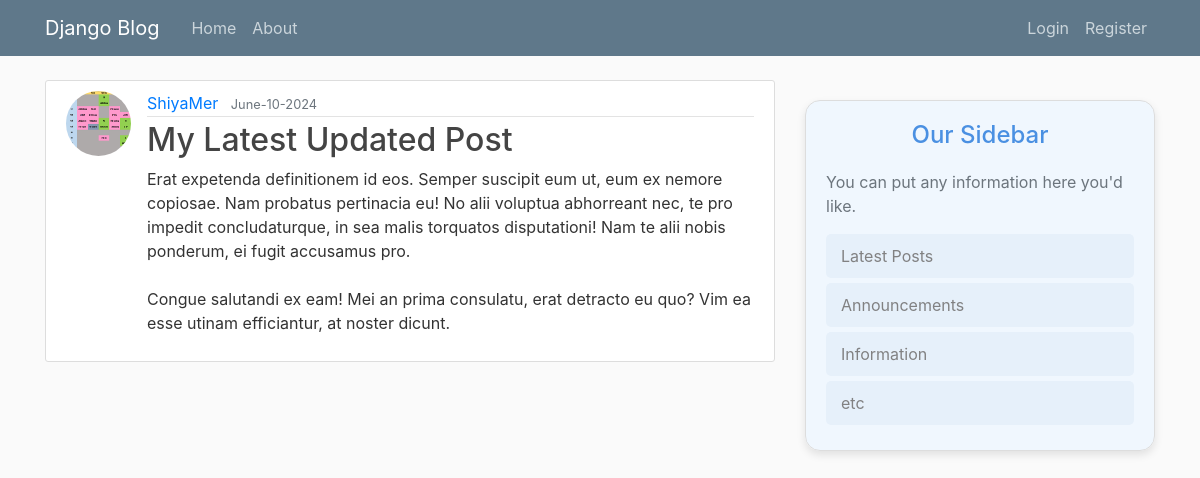
The page /post/29/ on the database its author committed.
### blog/models.py (models this page shows, shortened)
class Post(models.Model):
    title=models.CharField(max_length=100)
    content=models.TextField()
    date_posted=models.DateTimeField(default=timezone.now)
    author=models.ForeignKey(User,on_delete=models.CASCADE)

### users/models.py (models this page shows, shortened)
class Profile(models.Model):
    user=models.OneToOneField(User,on_delete=models.CASCADE)
    image=models.ImageField(default='default.jpg',upload_to='profile_pics')

### blog/views.py (the view)
# urls.py: path('post/<int:pk>/',PostDetailView.as_view(),name='post-detail'),
class PostDetailView(DetailView):
    model=Post

### blog/templates/blog/post_detail.html (shortened to what this page needs)
{% extends "blog/base.html" %}
{% block content%}
    <article class="media content-section">
      <img class="rounded-circle article-img" src="{{object.author.profile.image.url}}">
        <div class="media-body">
          <div class="article-metadata">
            <a class="mr-2" href="{%url 'user-posts' object.author.username%}">{{ object.author }}</a>
            <small class="text-muted">{{ object.date_posted|date:"F-d-Y"}}</small>
          </div>
          <h2 class="article-title" >{{ object.title }}</h2>
          <p class="article-content">{{ object.content }}</p>
        </div>
      </article>
{% endblock content%}

### blog/static/blog/main.css (style rules this page uses)
body { background: #fafafa; color: #333333; margin-top: 5rem; }
h1, h2, h3, h4, h5, h6 { color: #444444; }
.content-section { background: #ffffff; padding: 10px 20px; border: 1px solid #dddddd; border-radius: 3px; margin-bottom: 20px; }
.article-title { color: #444444; }
.article-content { white-space: pre-line; }
.article-img { height: 65px; width: 65px; margin-right: 16px; }
.article-metadata { padding-bottom: 1px; margin-bottom: 4px; border-bottom: 1px solid #e3e3e3 }

### rows shown on the page
Post: author.profile.image (picture), author "ShiyaMer", date_posted "June-10-2024", title "My Latest Updated Post", content "Erat expetenda definitionem id eos. Semper suscipit eum ut, eum ex nemore copiosae. Nam probatus pertinacia eu! No alii voluptua abhorreant nec, te pro impedit concludaturque, in sea malis torquatos disputationi! Nam te alii nobis ponderum, ei fugit accusamus pro. Congue salutandi ex eam! Mei an prima consulatu, erat detracto eu quo? Vim ea esse utinam efficiantur, at noster dicunt."
